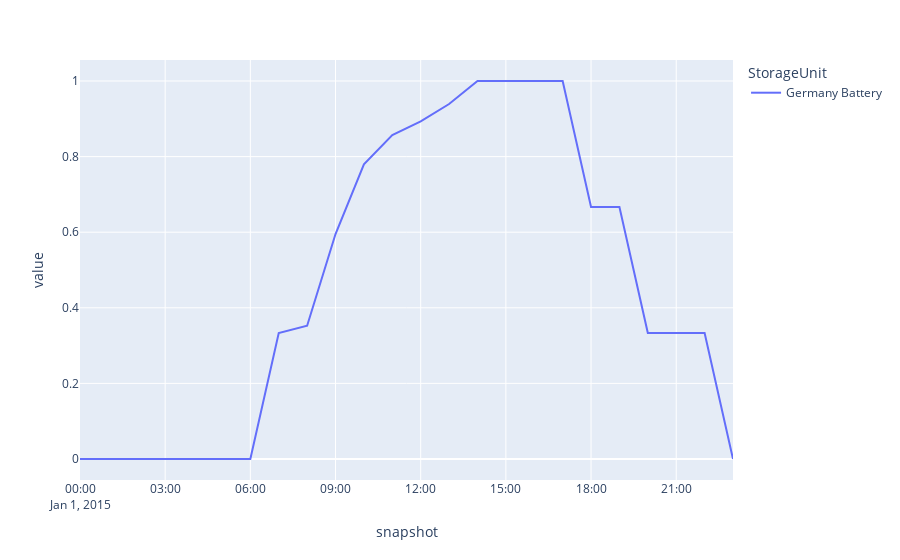

The code cell stored with this chart in its notebook:
### Code cell
(network.storage_units_t.state_of_charge/network.storage_units.p_nom/network.storage_units.max_hours).plot()

### Figure 1 — Plotly figure (JSON) as saved in the notebook; plotly's stock layout.template omitted (floating-point values rounded to 4 significant figures)
{"data": [{"hovertemplate": "StorageUnit=Germany Battery<br>snapshot=%{x}<br>value=%{y}<extra></extra>", "legendgroup": "Germany Battery", "line": {"color": "#636efa", "dash": "solid"}, "marker": {"symbol": "circle"}, "mode": "lines", "name": "Germany Battery", "orientation": "v", "showlegend": true, "type": "scatter", "x": ["2015-01-01T00:00:00.000000000", "2015-01-01T01:00:00.000000000", "2015-01-01T02:00:00.000000000", "2015-01-01T03:00:00.000000000", "2015-01-01T04:00:00.000000000", "2015-01-01T05:00:00.000000000", "2015-01-01T06:00:00.000000000", "2015-01-01T07:00:00.000000000", "2015-01-01T08:00:00.000000000", "2015-01-01T09:00:00.000000000", "2015-01-01T10:00:00.000000000", "2015-01-01T11:00:00.000000000", "2015-01-01T12:00:00.000000000", "2015-01-01T13:00:00.000000000", "2015-01-01T14:00:00.000000000", "2015-01-01T15:00:00.000000000", "2015-01-01T16:00:00.000000000", "2015-01-01T17:00:00.000000000", "2015-01-01T18:00:00.000000000", "2015-01-01T19:00:00.000000000", "2015-01-01T20:00:00.000000000", "2015-01-01T21:00:00.000000000", "2015-01-01T22:00:00.000000000", "2015-01-01T23:00:00.000000000"], "xaxis": "x", "y": [-0.0, -0.0, -0.0, -0.0, -0.0, -0.0, -0.0, 0.3333, 0.3525, 0.5952, 0.7795, 0.8567, 0.8932, 0.9391, 1.0, 1.0, 1.0, 1.0, 0.6667, 0.6667, 0.3333, 0.3333, 0.3333, -0.0], "yaxis": "y"}], "layout": {"legend": {"title": {"text": "StorageUnit"}, "tracegroupgap": 0}, "margin": {"t": 60}, "xaxis": {"anchor": "y", "domain": [0, 1], "title": {"text": "snapshot"}}, "yaxis": {"anchor": "x", "domain": [0, 1], "title": {"text": "value"}}}}
